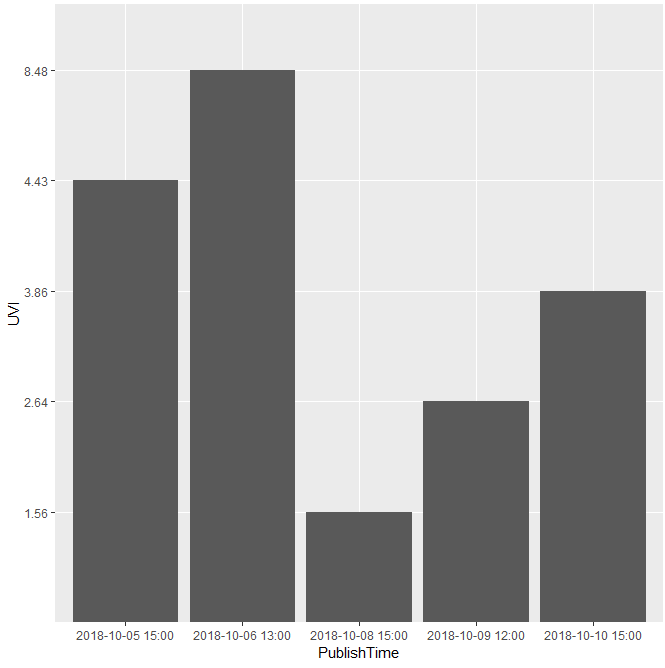

Write R code to recreate this figure.
library(jsonlite)
day1 <-fromJSON("~/20181005_15.json")
day2 <-fromJSON("~/20181006_13.json")
day3 <-fromJSON("~/20181008_15.json")
day4 <-fromJSON("~/20181009_13.json")
day5 <-fromJSON("~/20181010_15.json")
day <- rbind(day1,day2,day3,day4,day5)
data.selecte<-day[day$SiteName=="新竹",]
library(ggplot2)
ggplot(data=data.selecte,aes(x=PublishTime, y=UVI))+geom_bar(stat="identity")
